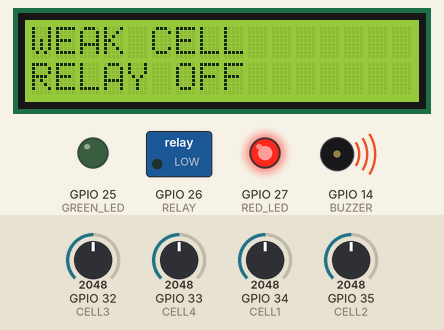
Simulated run of this sketch. Board: ESP32. On the bench: 16×2 character LCD, switched loads named in the sketch (green lamp = pin HIGH), output pins drawn as LEDs (lit = HIGH), buzzer (waves = sounding). The test bench sets the inputs (shaded band); at power-on: GPIO 32 (CELL3) = 2048, GPIO 33 (CELL4) = 2048, GPIO 34 (CELL1) = 2048, GPIO 35 (CELL2) = 2048. What the sketch prints to the serial monitor is not drawn.

Above: at 1.2 s.
1.3 s: GPIO 32 (CELL3) set to 1986
At 4.1 s:
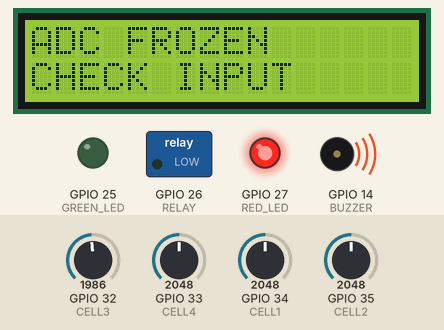
4.3 s: GPIO 33 (CELL4) set to 1972
At 5.2 s:
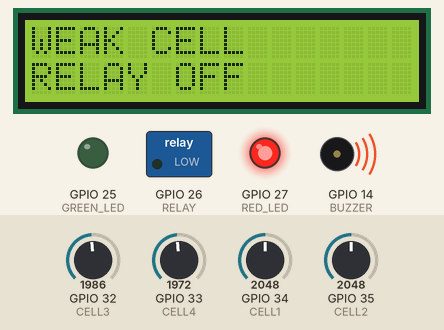
7.3 s: GPIO 34 (CELL1) set to 2110
At 9.9 s:
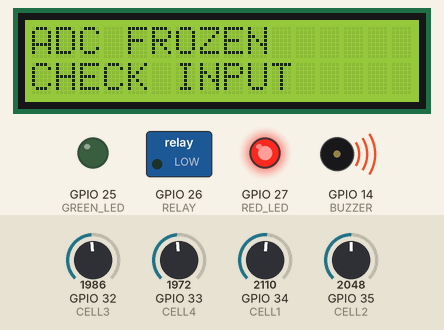
10.3 s: GPIO 35 (CELL2) set to 122
At 10.9 s:
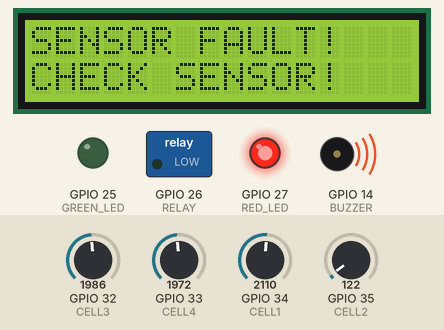
13.3 s: GPIO 35 (CELL2) set to 1228
At 13.49 s:
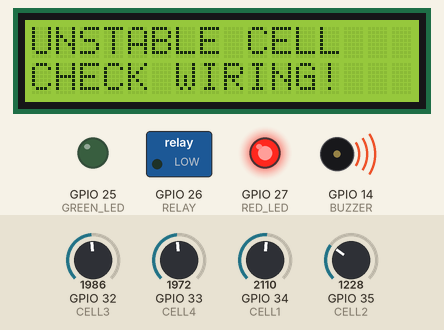
16.3 s: GPIO 33 (CELL4) set to 122
At 19.4 s:
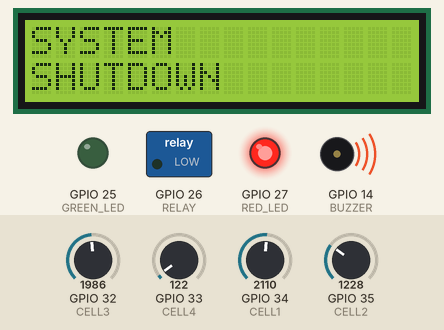
Timing chart, 0 to 20.9 s (numbered marks = the images above; inputs shaded):
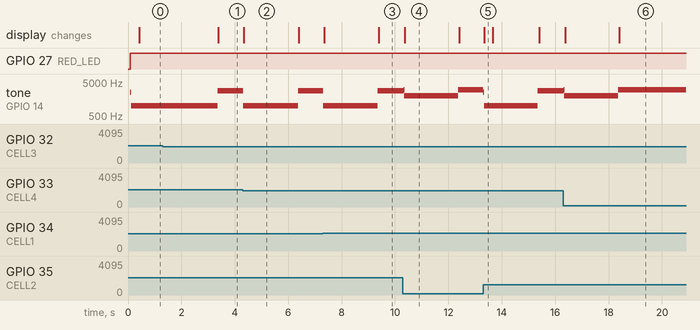

Measured:
- the behaviour switches between 2036 and 2035 on GPIO 32 (CELL3) (found by bisection; images 0 and 1)
- the behaviour switches between 2036 and 2035 on GPIO 33 (CELL4) (found by bisection; images 1 and 2)
- the behaviour switches between 2060 and 2061 on GPIO 34 (CELL1) (found by bisection; images 2 and 3)
- after the input at 1.3 s, tone on GPIO 14 (BUZZER): 1000 Hz → 2800 Hz after 2.1 s instead of 0.83 s
- after the input at 4.3 s, tone on GPIO 14 (BUZZER): 2800 Hz → 1000 Hz at once, → 2800 Hz 2.0 s later; the display: changes at once (image 2)
- after the input at 7.3 s, tone on GPIO 14 (BUZZER): 2800 Hz → 1000 Hz at once, → 2800 Hz 2.0 s later; the display: first changes after 0.05 s (image 3 shows a later state)
- after the input at 10.3 s, tone on GPIO 14 (BUZZER): 2800 Hz → 3000 Hz at once, → 2000 Hz 0.02 s later, → 3000 Hz 2.0 s later; the display: changes after 0.07 s (image 4)
- after the input at 13.3 s, tone on GPIO 14 (BUZZER): 3000 Hz → 2500 Hz at once, → 1000 Hz 0.03 s later, → 2800 Hz 2.0 s later; the display: changes at once (image 5)
- after the input at 16.3 s, tone on GPIO 14 (BUZZER): 2800 Hz → 3000 Hz at once, → 2000 Hz 0.02 s later, → 3000 Hz 2.0 s later; the display: first changes after 0.07 s (image 6 shows a later state)

The sketch:

sketch.ino
```cpp
#define CELL1 34
#define CELL2 35
#define CELL3 32
#define CELL4 33
#define GREEN_LED 25
#define RED_LED 27
#define BUZZER 14
#define RELAY 26
#define WEAK_CELL_LIMIT 2.5
#define OVERVOLTAGE_LIMIT 3.0
#define SENSOR_FAULT_LIMIT 0.1
#define RECOVERY_TIME 5000
#define SCREEN_TIME 2000
#define FREEZE_TIME 2000

#include <Wire.h>
#include <LiquidCrystal_I2C.h>

LiquidCrystal_I2C lcd (0x27 , 16, 2);

float c1,c2,c3,c4;
float prevC1 = 0;
float prevC2 = 0;
float prevC3 = 0;
float prevC4 = 0;
bool prevAdcFrozen = false;
unsigned long recoveryStart = 0;
bool recoveryRunning = false;
int currentScreen = 0;
unsigned long screenTimer = 0;
unsigned long freezeStart = 0;
bool freezeRunning = false;
enum SystemMode
{
  NORMAL,
  DEGRADED,
  FAILSAFE,
  SHUTDOWN
};
SystemMode currentMode = NORMAL;
 String mode = "NORMAL";
 String fault = "NO FAULT";

void logFault(String faultName)
{
  Serial.print("[");
  Serial.print(millis());
  Serial.print(" ms] ");
  Serial.println(faultName);
}

void setup() {

  Serial.begin(115200);
  pinMode(GREEN_LED, OUTPUT);
  pinMode(RED_LED, OUTPUT);
  pinMode(BUZZER, OUTPUT);
  pinMode(RELAY, OUTPUT);

  lcd.init();
  lcd.backlight();
  lcd.clear();
  lcd.setCursor(0,0);
  lcd.print("SYSTEM");

  lcd.setCursor(0,1);
  lcd.print("NORMAL");

  digitalWrite(GREEN_LED, HIGH);
  digitalWrite(RED_LED, LOW);
  digitalWrite(RELAY, HIGH);

  noTone(BUZZER);
}

void loop()
{
  c1= analogRead(CELL1) * 3.3 / 4095.0;
  c2= analogRead(CELL2) * 3.3 / 4095.0;
  c3= analogRead(CELL3) * 3.3 / 4095.0;
  c4= analogRead(CELL4) * 3.3 / 4095.0;
  float average = (c1 + c2 + c3 + c4) / 4.0;

  Serial.print("c1: ");
  Serial.println(c1);
  Serial.print("c2: ");
  Serial.println(c2);
  Serial.print("c3: ");
  Serial.println(c3);
  Serial.print("c4: ");
  Serial.println(c4);

  Serial.println("----------------");

  bool weakCell = false;
  if (c1 < WEAK_CELL_LIMIT) weakCell = true;
  if (c2 < WEAK_CELL_LIMIT) weakCell = true;
  if (c3 < WEAK_CELL_LIMIT) weakCell = true;
  if (c4 < WEAK_CELL_LIMIT) weakCell = true;

  bool overVoltage = false;
  if (c1 > OVERVOLTAGE_LIMIT) overVoltage = true;
  if (c2 > OVERVOLTAGE_LIMIT) overVoltage = true;
  if (c3 > OVERVOLTAGE_LIMIT) overVoltage = true;
  if (c4 > OVERVOLTAGE_LIMIT) overVoltage = true;

  bool sensorFault = false;
  if (c1 < SENSOR_FAULT_LIMIT) sensorFault = true;
  if (c2 < SENSOR_FAULT_LIMIT) sensorFault = true;
  if (c3 < SENSOR_FAULT_LIMIT) sensorFault = true;
  if (c4 < SENSOR_FAULT_LIMIT) sensorFault = true;

  bool fluctuationFault = false;
  if (abs(c1 - prevC1) > 0.5) fluctuationFault = true;
  if (abs(c2 - prevC2) > 0.5) fluctuationFault = true;
  if (abs(c3 - prevC3) > 0.5) fluctuationFault = true;
  if (abs(c4 - prevC4) > 0.5) fluctuationFault = true;

  bool adcFrozen = false;

if(
abs(c1-prevC1) < 0.01 &&
abs(c2-prevC2) < 0.01 &&
abs(c3-prevC3) < 0.01 &&
abs(c4-prevC4) < 0.01
)
{
  if(!freezeRunning)
  {
    freezeStart = millis();
    freezeRunning = true;
  }

  if(millis() - freezeStart >= FREEZE_TIME)
  {
    adcFrozen = true;
  }
}
else
{
  freezeRunning = false;
}

  prevC1=c1;
  prevC2=c2;
  prevC3=c3;
  prevC4=c4;

  bool faultPresent =
  sensorFault ||
  fluctuationFault ||
  weakCell ||
  overVoltage ||
  adcFrozen;

  bool relayMismatch = false;
int faultCount = 0;
if(sensorFault) faultCount++;
if(weakCell) faultCount++;
if(overVoltage) faultCount++;
if(fluctuationFault) faultCount++;
if(adcFrozen) faultCount++;
if(relayMismatch) faultCount++;

if(faultCount >= 3)
{
  currentMode = SHUTDOWN;
}
else if(sensorFault)
{
  currentMode = DEGRADED;
}
else if(
weakCell ||
overVoltage ||
fluctuationFault ||
adcFrozen
)
{
  currentMode = FAILSAFE;
}
else
{
  currentMode = NORMAL;
}
switch(currentMode)
{
  case NORMAL:
  mode = "NORMAL";
  break;

  case DEGRADED:
  mode = "DEGRADED";
  break;

  case FAILSAFE:
  mode = "FAILSAFE";
  break;

  case SHUTDOWN:
  mode = "SHUTDOWN";
  break;
}

fault = "NO FAULT";
if (sensorFault)
{
  fault = "SENSOR FAULT";
}
else if(overVoltage)
{
  fault = "OVER VOLTAGE";
}
else if(weakCell)
{
  fault = "WEAK CELL";
}
else if(fluctuationFault)
{
  fault = "UNSTABLE CELL";
}
else if(adcFrozen)
{
  fault = "ADC FROZEN";
}
else if(relayMismatch)
{
  fault = "RELAY ERROR";
}

if(sensorFault)
    logFault("Sensor Fault");

if(weakCell)
    logFault("Weak Cell");

if(overVoltage)
    logFault("Over Voltage");

if(fluctuationFault)
    logFault("Voltage Fluctuation");

if(adcFrozen && !prevAdcFrozen)
    logFault("ADC Frozen");

prevAdcFrozen = adcFrozen;

  if(currentMode == SHUTDOWN)
{
  digitalWrite(RELAY,LOW);

  digitalWrite(GREEN_LED,LOW);

  digitalWrite(RED_LED,HIGH);

  tone(BUZZER,3000);

  lcd.clear();

  lcd.setCursor(0,0);
  lcd.print("SYSTEM");

  lcd.setCursor(0,1);
  lcd.print("SHUTDOWN");
  return;
}
  if(!faultPresent)
  {
    if (millis() - screenTimer >= SCREEN_TIME)
    {
      currentScreen++;
      if (currentScreen > 4)
      {
        currentScreen = 0;
      }
      screenTimer = millis();
    }
  }

  if (faultPresent) {
    recoveryRunning = false;
    digitalWrite(RELAY, LOW);
    digitalWrite(GREEN_LED, LOW);
    digitalWrite(RED_LED, HIGH);

  if (sensorFault) {
    digitalWrite(RELAY, LOW);
    digitalWrite(GREEN_LED, LOW);
    digitalWrite(RED_LED, HIGH);

    tone(BUZZER,2000);

    lcd.clear();
    lcd.setCursor(0,0);
    lcd.print("SENSOR FAULT!");
    lcd.setCursor(0,1);
    lcd.print("CHECK SENSOR!");

  }
  else if(relayMismatch)
{
    tone(BUZZER,3000);

    lcd.clear();

    lcd.setCursor(0,0);
    lcd.print("RELAY ERROR");

    lcd.setCursor(0,1);
    lcd.print("CHECK RELAY");
}

  else if (fluctuationFault) {
    digitalWrite(RELAY, LOW);
    digitalWrite(GREEN_LED, LOW);
    digitalWrite(RED_LED, HIGH);

    tone(BUZZER,2500);

    lcd.clear();
    lcd.setCursor(0,0);
    lcd.print("UNSTABLE CELL");
    lcd.setCursor(0,1);
    lcd.print("CHECK WIRING!");
  }
  else if (adcFrozen) {
    digitalWrite(RELAY, LOW);
    digitalWrite(GREEN_LED, LOW);
    digitalWrite(RED_LED, HIGH);

    tone(BUZZER,2800);

    lcd.clear();
    lcd.setCursor(0,0);
    lcd.print("ADC FROZEN");

    lcd.setCursor(0,1);
    lcd.print("CHECK INPUT");
}
  else if (weakCell) {
    digitalWrite(RELAY, LOW);
    digitalWrite(GREEN_LED, LOW);
    digitalWrite(RED_LED, HIGH);

    tone(BUZZER,1000);

    lcd.clear();
    lcd.setCursor(0,0);
    lcd.print("WEAK CELL");
    lcd.setCursor(0,1);
    lcd.print("RELAY OFF");
  }

  else if (overVoltage) {
    digitalWrite(RELAY, LOW);
    digitalWrite(GREEN_LED, LOW);
    digitalWrite(RED_LED, HIGH);
    tone(BUZZER,1500);

    lcd.clear();
    lcd.setCursor(0,0);
    lcd.print("OVER VOLTAGE");
    lcd.setCursor(0,1);
    lcd.print("RELAY OFF");

  }
  }

  else {
    if (! recoveryRunning)
    {
      recoveryStart = millis();
      recoveryRunning = true;
    }
    if (millis () - recoveryStart >= RECOVERY_TIME)
    {
      digitalWrite(RELAY, HIGH);
      digitalWrite(GREEN_LED, HIGH);
      digitalWrite(RED_LED, LOW);
      noTone(BUZZER);
    }
     if(currentScreen ==0)
     {
      lcd.clear();
      lcd.setCursor(0,0);
      lcd.print("CELL DATA");
      lcd.setCursor(0,1);
      lcd.print("C1:");
      lcd.print(c1,1);
      lcd.print(" ");
      lcd.print("C2:");
      lcd.print(c2,1);
      lcd.print(" ");
     }
     else if(currentScreen == 1)
     {
      lcd.clear();
      lcd.setCursor(0,0);
      lcd.print("CELL DATA");
      lcd.setCursor(0,1);
      lcd.print("C3:");
      lcd.print(c3,1);
      lcd.print(" ");
      lcd.print("C4:");
      lcd.print(c4,1);
      lcd.print(" ");
     }
     else if(currentScreen == 2)
     {
      lcd.clear();
      lcd.setCursor(0,0);
      lcd.print("PACK INFO");
      lcd.setCursor(0,1);
      lcd.print("AVG:");
      lcd.print(average,2);
     }
     else if(currentScreen == 3)
{
  lcd.clear();
  lcd.setCursor(0,0);
  lcd.print("STATUS");

  lcd.setCursor(0,1);

  if(currentMode == NORMAL)
    lcd.print("NORMAL");

  else if(currentMode == DEGRADED)
    lcd.print("DEGRADED");

  else if(currentMode == FAILSAFE)
    lcd.print("FAILSAFE");

  else if(currentMode == SHUTDOWN)
    lcd.print("SHUTDOWN");
}
     else if(currentScreen == 4)
{
  lcd.clear();

  lcd.setCursor(0,0);
  lcd.print("MODE");

  lcd.setCursor(0,1);

  if(currentMode == NORMAL)
    lcd.print("NORMAL");

  else if(currentMode == DEGRADED)
    lcd.print("DEGRADED");

  else if(currentMode == FAILSAFE)
    lcd.print("FAILSAFE");

  else if(currentMode == SHUTDOWN)
    lcd.print("SHUTDOWN");
}
  }
}
```
